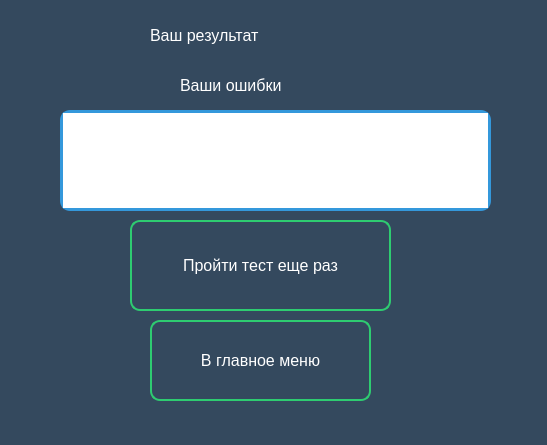
<?xml version="1.0" encoding="UTF-8"?>
<ui version="4.0">
 <class>Dialog</class>
 <widget class="QDialog" name="Dialog">
  <property name="geometry">
   <rect>
    <x>0</x>
    <y>0</y>
    <width>547</width>
    <height>445</height>
   </rect>
  </property>
  <property name="font">
   <font>
    <pointsize>12</pointsize>
   </font>
  </property>
  <property name="windowTitle">
   <string>Dialog</string>
  </property>
  <property name="styleSheet">
   <string notr="true">QDialog{
background-color:#34495e;

}
</string>
  </property>
  <widget class="QPushButton" name="again">
   <property name="geometry">
    <rect>
     <x>130</x>
     <y>220</y>
     <width>261</width>
     <height>91</height>
    </rect>
   </property>
   <property name="font">
    <font>
     <pointsize>12</pointsize>
    </font>
   </property>
   <property name="styleSheet">
    <string notr="true">QPushButton{
background-color:none;
border-style:solid;
border-width: 2px;
border-radius: 10px;
border-color: #2ecc71;
text-color:white;
color:white;
}
QPushButton:hover{
background-color:#2ecc71;
}</string>
   </property>
   <property name="text">
    <string>Пройти тест еще раз</string>
   </property>
   <property name="default">
    <bool>false</bool>
   </property>
  </widget>
  <widget class="QLabel" name="results">
   <property name="geometry">
    <rect>
     <x>150</x>
     <y>20</y>
     <width>201</width>
     <height>31</height>
    </rect>
   </property>
   <property name="font">
    <font>
     <pointsize>12</pointsize>
    </font>
   </property>
   <property name="styleSheet">
    <string notr="true">QLabel{
color:white;
}</string>
   </property>
   <property name="text">
    <string>Ваш результат</string>
   </property>
  </widget>
  <widget class="QLabel" name="label">
   <property name="geometry">
    <rect>
     <x>180</x>
     <y>70</y>
     <width>251</width>
     <height>31</height>
    </rect>
   </property>
   <property name="font">
    <font>
     <pointsize>12</pointsize>
    </font>
   </property>
   <property name="styleSheet">
    <string notr="true">QLabel{
color:white;
}</string>
   </property>
   <property name="text">
    <string>Ваши ошибки</string>
   </property>
  </widget>
  <widget class="QPushButton" name="main_menu">
   <property name="geometry">
    <rect>
     <x>150</x>
     <y>320</y>
     <width>221</width>
     <height>81</height>
    </rect>
   </property>
   <property name="font">
    <font>
     <pointsize>12</pointsize>
    </font>
   </property>
   <property name="styleSheet">
    <string notr="true">QPushButton{
background-color:none;
border-style:solid;
border-width: 2px;
border-radius: 10px;
border-color: #2ecc71;
text-color:white;
color:white;
}
QPushButton:hover{
background-color:#2ecc71;
}</string>
   </property>
   <property name="text">
    <string>В главное меню</string>
   </property>
  </widget>
  <widget class="QTextEdit" name="textEdit">
   <property name="geometry">
    <rect>
     <x>60</x>
     <y>110</y>
     <width>431</width>
     <height>101</height>
    </rect>
   </property>
   <property name="font">
    <font>
     <pointsize>20</pointsize>
    </font>
   </property>
   <property name="styleSheet">
    <string notr="true">QTextEdit{
background-color:none;
border-style:solid;
border-width: 3px;
border-radius: 10px;
border-color: #3498db;
color:black;
}
</string>
   </property>
   <property name="html">
    <string>&lt;!DOCTYPE HTML PUBLIC &quot;-//W3C//DTD HTML 4.0//EN&quot; &quot;http://www.w3.org/TR/REC-html40/strict.dtd&quot;&gt;
&lt;html&gt;&lt;head&gt;&lt;meta name=&quot;qrichtext&quot; content=&quot;1&quot; /&gt;&lt;style type=&quot;text/css&quot;&gt;
p, li { white-space: pre-wrap; }
&lt;/style&gt;&lt;/head&gt;&lt;body style=&quot; font-family:'MS Shell Dlg 2'; font-size:20pt; font-weight:400; font-style:normal;&quot;&gt;
&lt;p style=&quot;-qt-paragraph-type:empty; margin-top:0px; margin-bottom:0px; margin-left:0px; margin-right:0px; -qt-block-indent:0; text-indent:0px;&quot;&gt;&lt;br /&gt;&lt;/p&gt;&lt;/body&gt;&lt;/html&gt;</string>
   </property>
  </widget>
 </widget>
 <resources/>
 <connections/>
</ui>
